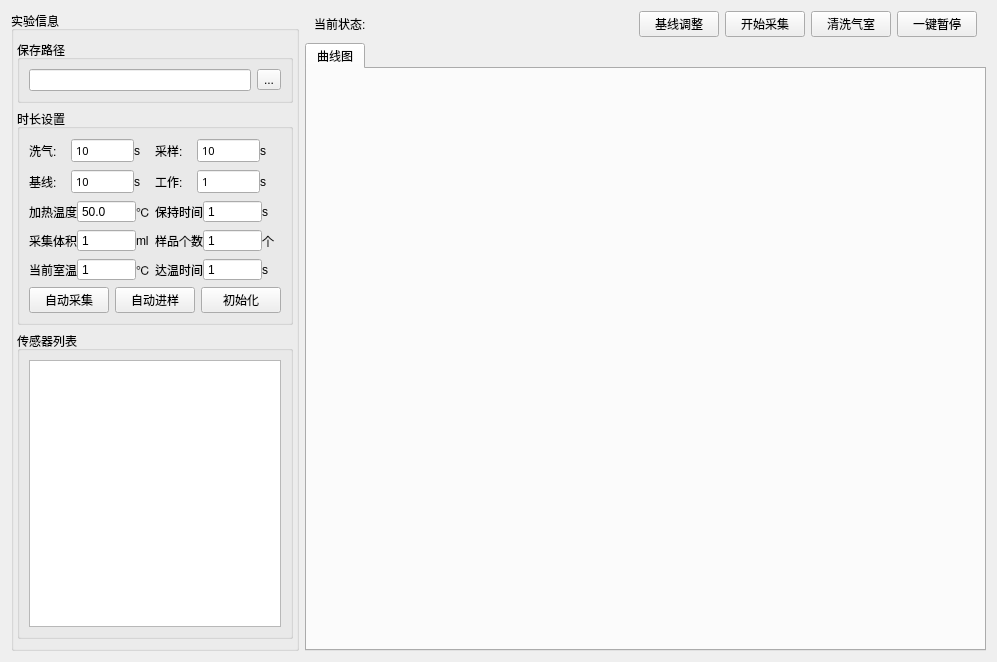
<?xml version="1.0" encoding="UTF-8"?>
<ui version="4.0">
 <class>Gragh_show</class>
 <widget class="QWidget" name="Gragh_show">
  <property name="geometry">
   <rect>
    <x>0</x>
    <y>0</y>
    <width>997</width>
    <height>662</height>
   </rect>
  </property>
  <property name="windowTitle">
   <string>Form</string>
  </property>
  <layout class="QHBoxLayout" name="horizontalLayout_3">
   <item>
    <layout class="QGridLayout" name="gridLayout" rowstretch="0,0" columnstretch="1,4">
     <item row="0" column="0" rowspan="2">
      <widget class="QGroupBox" name="groupBox">
       <property name="font">
        <font>
         <weight>50</weight>
         <bold>false</bold>
        </font>
       </property>
       <property name="title">
        <string>实验信息</string>
       </property>
       <property name="flat">
        <bool>false</bool>
       </property>
       <property name="checkable">
        <bool>false</bool>
       </property>
       <layout class="QVBoxLayout" name="verticalLayout" stretch="0,0,10">
        <property name="leftMargin">
         <number>3</number>
        </property>
        <property name="rightMargin">
         <number>3</number>
        </property>
        <item>
         <widget class="QGroupBox" name="groupBox_2">
          <property name="title">
           <string>保存路径</string>
          </property>
          <layout class="QHBoxLayout" name="horizontalLayout_2">
           <item>
            <widget class="QLineEdit" name="Folder_lineEdit"/>
           </item>
           <item>
            <widget class="QToolButton" name="Folder_Button">
             <property name="text">
              <string>...</string>
             </property>
            </widget>
           </item>
          </layout>
         </widget>
        </item>
        <item>
         <widget class="QGroupBox" name="groupBox_3">
          <property name="title">
           <string>时长设置</string>
          </property>
          <layout class="QVBoxLayout" name="verticalLayout_2">
           <item>
            <layout class="QHBoxLayout" name="horizontalLayout_7" stretch="2,3,1,2,3,1">
             <property name="spacing">
              <number>0</number>
             </property>
             <item>
              <widget class="QLabel" name="label_2">
               <property name="layoutDirection">
                <enum>Qt::LeftToRight</enum>
               </property>
               <property name="text">
                <string>洗气:</string>
               </property>
              </widget>
             </item>
             <item>
              <widget class="QSpinBox" name="Cleartime_spinBox">
               <property name="font">
                <font>
                 <family>AcadEref</family>
                 <pointsize>8</pointsize>
                 <weight>50</weight>
                 <bold>false</bold>
                </font>
               </property>
               <property name="focusPolicy">
                <enum>Qt::WheelFocus</enum>
               </property>
               <property name="buttonSymbols">
                <enum>QAbstractSpinBox::NoButtons</enum>
               </property>
               <property name="minimum">
                <number>10</number>
               </property>
               <property name="maximum">
                <number>256</number>
               </property>
               <property name="value">
                <number>10</number>
               </property>
              </widget>
             </item>
             <item>
              <widget class="QLabel" name="label_34">
               <property name="layoutDirection">
                <enum>Qt::LeftToRight</enum>
               </property>
               <property name="text">
                <string>s</string>
               </property>
              </widget>
             </item>
             <item>
              <widget class="QLabel" name="label_4">
               <property name="layoutDirection">
                <enum>Qt::LeftToRight</enum>
               </property>
               <property name="text">
                <string>采样:</string>
               </property>
              </widget>
             </item>
             <item>
              <widget class="QSpinBox" name="Sample_spinBox">
               <property name="font">
                <font>
                 <family>AcadEref</family>
                 <pointsize>8</pointsize>
                 <weight>50</weight>
                 <bold>false</bold>
                </font>
               </property>
               <property name="focusPolicy">
                <enum>Qt::WheelFocus</enum>
               </property>
               <property name="buttonSymbols">
                <enum>QAbstractSpinBox::NoButtons</enum>
               </property>
               <property name="minimum">
                <number>0</number>
               </property>
               <property name="maximum">
                <number>256</number>
               </property>
               <property name="value">
                <number>10</number>
               </property>
              </widget>
             </item>
             <item>
              <widget class="QLabel" name="label_35">
               <property name="layoutDirection">
                <enum>Qt::LeftToRight</enum>
               </property>
               <property name="text">
                <string>s</string>
               </property>
              </widget>
             </item>
            </layout>
           </item>
           <item>
            <layout class="QHBoxLayout" name="horizontalLayout_8" stretch="2,3,1,2,3,1">
             <property name="spacing">
              <number>0</number>
             </property>
             <item>
              <widget class="QLabel" name="label_9">
               <property name="layoutDirection">
                <enum>Qt::LeftToRight</enum>
               </property>
               <property name="text">
                <string>基线:</string>
               </property>
              </widget>
             </item>
             <item>
              <widget class="QSpinBox" name="Basetime_spinBox">
               <property name="font">
                <font>
                 <family>AcadEref</family>
                 <pointsize>8</pointsize>
                 <weight>50</weight>
                 <bold>false</bold>
                </font>
               </property>
               <property name="buttonSymbols">
                <enum>QAbstractSpinBox::NoButtons</enum>
               </property>
               <property name="minimum">
                <number>0</number>
               </property>
               <property name="maximum">
                <number>256</number>
               </property>
               <property name="value">
                <number>10</number>
               </property>
               <property name="displayIntegerBase">
                <number>10</number>
               </property>
              </widget>
             </item>
             <item>
              <widget class="QLabel" name="label_36">
               <property name="layoutDirection">
                <enum>Qt::LeftToRight</enum>
               </property>
               <property name="text">
                <string>s</string>
               </property>
              </widget>
             </item>
             <item>
              <widget class="QLabel" name="label_14">
               <property name="layoutDirection">
                <enum>Qt::LeftToRight</enum>
               </property>
               <property name="text">
                <string>工作:</string>
               </property>
              </widget>
             </item>
             <item>
              <widget class="QSpinBox" name="Worktime_spinBox">
               <property name="font">
                <font>
                 <family>AcadEref</family>
                 <pointsize>8</pointsize>
                 <weight>50</weight>
                 <bold>false</bold>
                </font>
               </property>
               <property name="buttonSymbols">
                <enum>QAbstractSpinBox::NoButtons</enum>
               </property>
               <property name="minimum">
                <number>1</number>
               </property>
               <property name="maximum">
                <number>256</number>
               </property>
               <property name="value">
                <number>1</number>
               </property>
               <property name="displayIntegerBase">
                <number>10</number>
               </property>
              </widget>
             </item>
             <item>
              <widget class="QLabel" name="label_38">
               <property name="layoutDirection">
                <enum>Qt::LeftToRight</enum>
               </property>
               <property name="text">
                <string>s</string>
               </property>
              </widget>
             </item>
            </layout>
           </item>
           <item>
            <layout class="QHBoxLayout" name="horizontalLayout_13" stretch="2,3,1,2,3,1">
             <property name="spacing">
              <number>0</number>
             </property>
             <item>
              <widget class="QLabel" name="label_24">
               <property name="layoutDirection">
                <enum>Qt::LeftToRight</enum>
               </property>
               <property name="text">
                <string>加热温度</string>
               </property>
              </widget>
             </item>
             <item>
              <widget class="QDoubleSpinBox" name="Heattep_SpinBox">
               <property name="buttonSymbols">
                <enum>QAbstractSpinBox::NoButtons</enum>
               </property>
               <property name="decimals">
                <number>1</number>
               </property>
               <property name="minimum">
                <double>-1.000000000000000</double>
               </property>
               <property name="value">
                <double>50.000000000000000</double>
               </property>
              </widget>
             </item>
             <item>
              <widget class="QLabel" name="label_25">
               <property name="layoutDirection">
                <enum>Qt::LeftToRight</enum>
               </property>
               <property name="text">
                <string>℃</string>
               </property>
              </widget>
             </item>
             <item>
              <widget class="QLabel" name="label_26">
               <property name="layoutDirection">
                <enum>Qt::LeftToRight</enum>
               </property>
               <property name="text">
                <string>保持时间</string>
               </property>
              </widget>
             </item>
             <item>
              <widget class="QSpinBox" name="Standtime_spinBox">
               <property name="buttonSymbols">
                <enum>QAbstractSpinBox::NoButtons</enum>
               </property>
               <property name="minimum">
                <number>1</number>
               </property>
               <property name="maximum">
                <number>60</number>
               </property>
               <property name="value">
                <number>1</number>
               </property>
               <property name="displayIntegerBase">
                <number>10</number>
               </property>
              </widget>
             </item>
             <item>
              <widget class="QLabel" name="label_39">
               <property name="layoutDirection">
                <enum>Qt::LeftToRight</enum>
               </property>
               <property name="text">
                <string>s</string>
               </property>
              </widget>
             </item>
            </layout>
           </item>
           <item>
            <layout class="QHBoxLayout" name="horizontalLayout_12" stretch="2,3,1,2,3,1">
             <property name="spacing">
              <number>0</number>
             </property>
             <item>
              <widget class="QLabel" name="label_18">
               <property name="layoutDirection">
                <enum>Qt::LeftToRight</enum>
               </property>
               <property name="text">
                <string>采集体积</string>
               </property>
              </widget>
             </item>
             <item>
              <widget class="QSpinBox" name="Volum_spinBox">
               <property name="buttonSymbols">
                <enum>QAbstractSpinBox::NoButtons</enum>
               </property>
               <property name="minimum">
                <number>0</number>
               </property>
               <property name="maximum">
                <number>256</number>
               </property>
               <property name="value">
                <number>1</number>
               </property>
               <property name="displayIntegerBase">
                <number>10</number>
               </property>
              </widget>
             </item>
             <item>
              <widget class="QLabel" name="label_23">
               <property name="layoutDirection">
                <enum>Qt::LeftToRight</enum>
               </property>
               <property name="text">
                <string>ml</string>
               </property>
              </widget>
             </item>
             <item>
              <widget class="QLabel" name="label_7">
               <property name="layoutDirection">
                <enum>Qt::LeftToRight</enum>
               </property>
               <property name="text">
                <string>样品个数</string>
               </property>
              </widget>
             </item>
             <item>
              <widget class="QSpinBox" name="Simnum_spinBox">
               <property name="buttonSymbols">
                <enum>QAbstractSpinBox::NoButtons</enum>
               </property>
               <property name="minimum">
                <number>1</number>
               </property>
               <property name="maximum">
                <number>16</number>
               </property>
               <property name="value">
                <number>1</number>
               </property>
               <property name="displayIntegerBase">
                <number>10</number>
               </property>
              </widget>
             </item>
             <item>
              <widget class="QLabel" name="label_40">
               <property name="layoutDirection">
                <enum>Qt::LeftToRight</enum>
               </property>
               <property name="text">
                <string>个</string>
               </property>
              </widget>
             </item>
            </layout>
           </item>
           <item>
            <layout class="QHBoxLayout" name="horizontalLayout_11" stretch="2,3,1,2,3,1">
             <property name="spacing">
              <number>0</number>
             </property>
             <item>
              <widget class="QLabel" name="label_16">
               <property name="layoutDirection">
                <enum>Qt::LeftToRight</enum>
               </property>
               <property name="text">
                <string>当前室温</string>
               </property>
              </widget>
             </item>
             <item>
              <widget class="QSpinBox" name="Currtem_spinBox">
               <property name="buttonSymbols">
                <enum>QAbstractSpinBox::NoButtons</enum>
               </property>
               <property name="minimum">
                <number>1</number>
               </property>
               <property name="maximum">
                <number>65535</number>
               </property>
               <property name="value">
                <number>1</number>
               </property>
               <property name="displayIntegerBase">
                <number>10</number>
               </property>
              </widget>
             </item>
             <item>
              <widget class="QLabel" name="label_22">
               <property name="layoutDirection">
                <enum>Qt::LeftToRight</enum>
               </property>
               <property name="text">
                <string>℃</string>
               </property>
              </widget>
             </item>
             <item>
              <widget class="QLabel" name="label_17">
               <property name="layoutDirection">
                <enum>Qt::LeftToRight</enum>
               </property>
               <property name="text">
                <string>达温时间</string>
               </property>
              </widget>
             </item>
             <item>
              <widget class="QSpinBox" name="attendtime_spinBox">
               <property name="buttonSymbols">
                <enum>QAbstractSpinBox::NoButtons</enum>
               </property>
               <property name="minimum">
                <number>1</number>
               </property>
               <property name="maximum">
                <number>65535</number>
               </property>
               <property name="value">
                <number>1</number>
               </property>
               <property name="displayIntegerBase">
                <number>10</number>
               </property>
              </widget>
             </item>
             <item>
              <widget class="QLabel" name="label_41">
               <property name="layoutDirection">
                <enum>Qt::LeftToRight</enum>
               </property>
               <property name="text">
                <string>s</string>
               </property>
              </widget>
             </item>
            </layout>
           </item>
           <item>
            <layout class="QHBoxLayout" name="horizontalLayout_4">
             <item>
              <widget class="QPushButton" name="Auto_Button">
               <property name="maximumSize">
                <size>
                 <width>200</width>
                 <height>32</height>
                </size>
               </property>
               <property name="text">
                <string>自动采集</string>
               </property>
              </widget>
             </item>
             <item>
              <widget class="QPushButton" name="Autochoose_Button">
               <property name="maximumSize">
                <size>
                 <width>200</width>
                 <height>32</height>
                </size>
               </property>
               <property name="text">
                <string>自动进样</string>
               </property>
              </widget>
             </item>
             <item>
              <widget class="QPushButton" name="InitPos_Button">
               <property name="maximumSize">
                <size>
                 <width>200</width>
                 <height>32</height>
                </size>
               </property>
               <property name="text">
                <string>初始化</string>
               </property>
              </widget>
             </item>
            </layout>
           </item>
          </layout>
         </widget>
        </item>
        <item>
         <widget class="QGroupBox" name="groupBox_4">
          <property name="title">
           <string>传感器列表</string>
          </property>
          <layout class="QGridLayout" name="gridLayout_2">
           <item row="0" column="0">
            <widget class="QTableView" name="Senser_stableView">
             <property name="minimumSize">
              <size>
               <width>226</width>
               <height>0</height>
              </size>
             </property>
             <property name="maximumSize">
              <size>
               <width>500</width>
               <height>16777215</height>
              </size>
             </property>
             <property name="font">
              <font>
               <pointsize>8</pointsize>
               <weight>50</weight>
               <bold>false</bold>
              </font>
             </property>
            </widget>
           </item>
          </layout>
         </widget>
        </item>
       </layout>
      </widget>
     </item>
     <item row="0" column="1">
      <widget class="QWidget" name="widget" native="true">
       <layout class="QHBoxLayout" name="horizontalLayout" stretch="1,10,0,0,0,0">
        <property name="topMargin">
         <number>0</number>
        </property>
        <property name="bottomMargin">
         <number>0</number>
        </property>
        <item>
         <widget class="QLabel" name="label_37">
          <property name="layoutDirection">
           <enum>Qt::LeftToRight</enum>
          </property>
          <property name="text">
           <string>当前状态:</string>
          </property>
          <property name="textFormat">
           <enum>Qt::AutoText</enum>
          </property>
          <property name="scaledContents">
           <bool>false</bool>
          </property>
         </widget>
        </item>
        <item>
         <widget class="QLabel" name="statues_label">
          <property name="text">
           <string/>
          </property>
         </widget>
        </item>
        <item>
         <widget class="QPushButton" name="Clear_Button">
          <property name="maximumSize">
           <size>
            <width>100</width>
            <height>32</height>
           </size>
          </property>
          <property name="text">
           <string>基线调整</string>
          </property>
         </widget>
        </item>
        <item>
         <widget class="QPushButton" name="Collectbegin_Button">
          <property name="maximumSize">
           <size>
            <width>100</width>
            <height>32</height>
           </size>
          </property>
          <property name="text">
           <string>开始采集</string>
          </property>
         </widget>
        </item>
        <item>
         <widget class="QPushButton" name="Clearroom_Button">
          <property name="maximumSize">
           <size>
            <width>100</width>
            <height>32</height>
           </size>
          </property>
          <property name="text">
           <string>清洗气室</string>
          </property>
         </widget>
        </item>
        <item>
         <widget class="QPushButton" name="Stop_Button">
          <property name="maximumSize">
           <size>
            <width>100</width>
            <height>32</height>
           </size>
          </property>
          <property name="text">
           <string>一键暂停</string>
          </property>
         </widget>
        </item>
       </layout>
      </widget>
     </item>
     <item row="1" column="1">
      <widget class="QTabWidget" name="tabWidget">
       <property name="currentIndex">
        <number>0</number>
       </property>
       <widget class="QWidget" name="Line_Show">
        <attribute name="title">
         <string>曲线图</string>
        </attribute>
        <layout class="QGridLayout" name="gridLayout_5">
         <item row="0" column="0">
          <layout class="QVBoxLayout" name="Linegragh_Layout"/>
         </item>
        </layout>
       </widget>
      </widget>
     </item>
    </layout>
   </item>
  </layout>
 </widget>
 <resources/>
 <connections/>
</ui>
